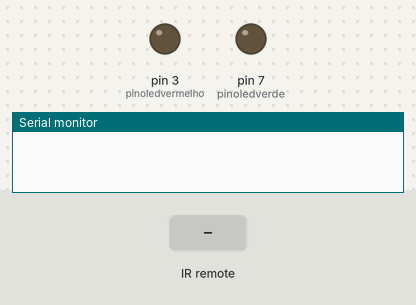
Recording of a sketch running on a simulated Arduino Uno, built with avr-gcc and run on an emulated ATmega328P. Shown: output pins drawn as LEDs (lit = HIGH), the last lines printed to the serial monitor. The test bench sets the inputs (shaded band).

Above: at 1.2 s.
1.3 s: infrared code 0xFF30CF received
At 3.5 s:
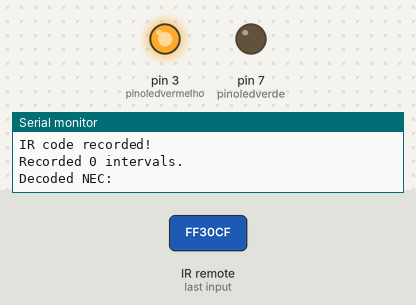
3.8 s: infrared code 0xFF10EF received
At 5.7 s:
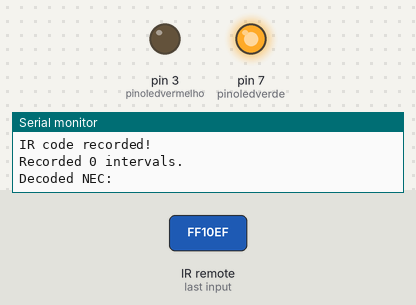
6.3 s: infrared code 0xFF18E7 received
At 6.9 s:
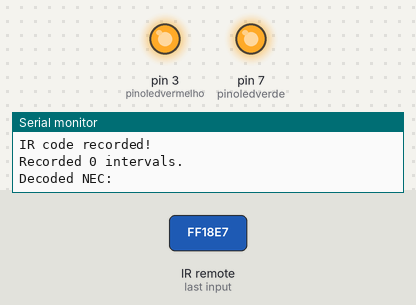
Timing chart, 0 to 9.3 s (numbered marks = the images above; inputs shaded):
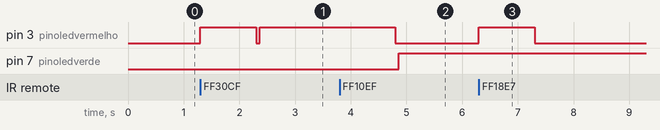

The sketch:

IRcontrole.ino
```cpp
// Programa : Teste Controle Remoto IR

#include <IRremote.h>
  #define RAWBUF 400
int RECV_PIN = 2;
float armazenavalor;
int pinoledvermelho = 3;
int pinoledverde = 7;

IRrecv irrecv(RECV_PIN);
decode_results results;

void setup()
{
  pinMode(pinoledvermelho, OUTPUT);
  pinMode(pinoledverde, OUTPUT);
  Serial.begin(9600);
  irrecv.enableIRIn(); // Inicializa o receptor IR
}
   unsigned int rawCodes[RAWBUF]; // The durations if raw
int codeLen; // The length of the code
void loop()
{
  int count = results.rawlen;
  if (irrecv.decode(&results))
  {
    digitalWrite(pinoledvermelho, HIGH);
    delay(1000);
    digitalWrite(pinoledvermelho, LOW);

    Serial.print("Valor lido : ");
    Serial.println(results.value, HEX);
    Serial.println(results.bits, DEC);
    Serial.println(count, DEC);
    for (int i = 1; i < count; i++) {
    if (i & 1) {
      //Serial.write(' ');
      Serial.print(results.rawbuf[i]*USECPERTICK, DEC);
    }
    else {
      Serial.write(',');
      Serial.print((unsigned long) results.rawbuf[i]*USECPERTICK, DEC);
    }
    Serial.print(" ");
  }
    Serial.println();
Serial.println("Received unknown code, saving as raw");
    codeLen = results.rawlen - 1;
    for (int i = 1; i <= codeLen; i++) {
      if (i % 2) {
        // Mark
        rawCodes[i - 1] = results.rawbuf[i]*USECPERTICK - MARK_EXCESS;
        Serial.print(" ");
      }
      else {
        // Space
        rawCodes[i - 1] = results.rawbuf[i]*USECPERTICK + MARK_EXCESS;
        Serial.print(" ");
      }
      Serial.print(rawCodes[i - 1], DEC);
    }
    Serial.println("");
    if (irrecv.decode(&results)) {
      Serial.println("IR code recorded!");
      //irrecv.resume(); // Receive the next value
      Serial.print("Recorded ");
      Serial.print(results.rawlen);
      Serial.println(" intervals.");
    }
    if (results.decode_type == UNKNOWN) {
    Serial.print("Unknown encoding: "+results.decode_type);
  }
  else if (results.decode_type == NEC) {
    Serial.print("Decoded NEC: ");
  }
  else if (results.decode_type == SONY) {
    Serial.print("Decoded SONY: ");
  }
  else if (results.decode_type == RC5) {
    Serial.print("Decoded RC5: ");
  }
  else if (results.decode_type == RC6) {
    Serial.print("Decoded RC6: ");
  }
  else if (results.decode_type == PANASONIC) {
    Serial.print("Decoded PANASONIC: ");
  }
  else if (results.decode_type == JVC) {
    Serial.print("Decoded JVC: ");
  }
   else if (results.decode_type == SAMSUNG) {
    Serial.print("Decoded SAMSUNG: ");
  }
    armazenavalor = (results.value);
    if (armazenavalor == 0xFF30CF) //Verifica se a tecla 1 foi acionada
    {
      digitalWrite(pinoledvermelho, HIGH);  //Acende o led vermelho
    }
    if (armazenavalor == 0xFF18E7) //Verifica se a tecla 2 foi acionada
    {
      digitalWrite(pinoledvermelho, LOW); //Apaga o led vermelho
    }
    if (armazenavalor == 0xFF10EF) //Verifica se a tecla 4 foi acionada
    {
      digitalWrite(pinoledverde, HIGH); //Acende o led verde
    }
    if (armazenavalor == 0xFF38C7) //Verifica se a tecla 5 foi acionada
    {
      digitalWrite(pinoledverde, LOW); //Apaga o led verde
    }
    if (armazenavalor == 0xFF52AD) //Verifica se a tecla 9 foi acionada
    {
      digitalWrite(pinoledvermelho, LOW); //Apaga todos os leds
      digitalWrite(pinoledverde, LOW);
    }
  irrecv.resume(); //Le o próximo valor
  }
}
```

Measured:
- after the input at 1.3 s, pin 3 (pinoledvermelho): LOW → HIGH at once, → LOW 1.0 s later, → HIGH 0.06 s later
- after the input at 3.8 s, pin 3 (pinoledvermelho): HIGH → LOW after 1.0 s; pin 7 (pinoledverde): LOW → HIGH after 1.1 s
- after the input at 6.3 s, pin 3 (pinoledvermelho): LOW → HIGH at once, → LOW 1.0 s later
